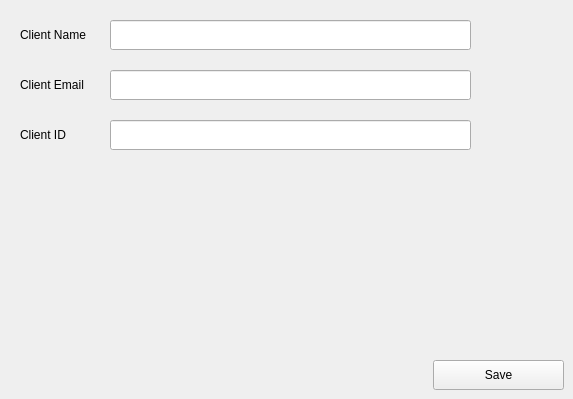
      <widget class="QWidget" name="Clients_Add_tab">
       <attribute name="title">
        <string>Add</string>
       </attribute>
       <widget class="QLineEdit" name="Clients_Add_Name_input">
        <property name="geometry">
         <rect>
          <x>110</x>
          <y>20</y>
          <width>361</width>
          <height>30</height>
         </rect>
        </property>
       </widget>
       <widget class="QPushButton" name="Clients_Add_Save_btn">
        <property name="geometry">
         <rect>
          <x>433</x>
          <y>360</y>
          <width>131</width>
          <height>30</height>
         </rect>
        </property>
        <property name="text">
         <string>Save</string>
        </property>
       </widget>
       <widget class="QLabel" name="Clients_Add_Name_label">
        <property name="geometry">
         <rect>
          <x>20</x>
          <y>20</y>
          <width>91</width>
          <height>30</height>
         </rect>
        </property>
        <property name="text">
         <string>Client Name</string>
        </property>
       </widget>
       <widget class="QLabel" name="Clients_Add_Title_label_2">
        <property name="geometry">
         <rect>
          <x>20</x>
          <y>70</y>
          <width>91</width>
          <height>30</height>
         </rect>
        </property>
        <property name="text">
         <string>Client Email</string>
        </property>
       </widget>
       <widget class="QLineEdit" name="Clients_Add_Email_input">
        <property name="geometry">
         <rect>
          <x>110</x>
          <y>70</y>
          <width>361</width>
          <height>30</height>
         </rect>
        </property>
       </widget>
       <widget class="QLabel" name="Clients_Add_ID_label">
        <property name="geometry">
         <rect>
          <x>20</x>
          <y>120</y>
          <width>91</width>
          <height>30</height>
         </rect>
        </property>
        <property name="text">
         <string>Client ID</string>
        </property>
       </widget>
       <widget class="QLineEdit" name="Clients_Add_ID_input">
        <property name="geometry">
         <rect>
          <x>110</x>
          <y>120</y>
          <width>361</width>
          <height>30</height>
         </rect>
        </property>
       </widget>
      </widget>
